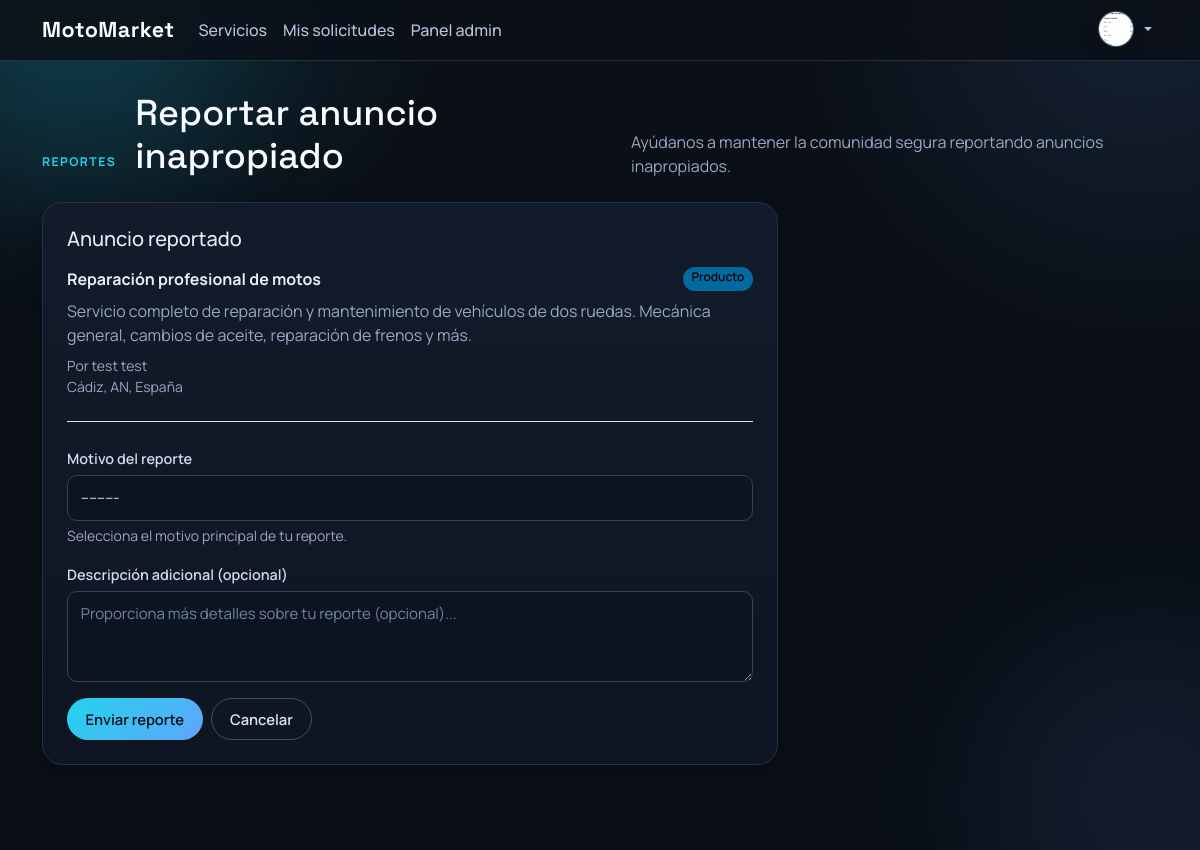
The app's page /servicios/4/report/ (signed in) with its own data.
### users/models.py (models this page shows, shortened)
class User(AbstractUser):
	class Role(models.TextChoices):
		CUSTOMER = 'customer', 'Cliente'
		PROFESSIONAL = 'professional', 'Profesional'
		ADMIN = 'admin', 'Administrador'
	email = models.EmailField(unique=True)
	role = models.CharField(max_length=20, choices=Role.choices, default=Role.CUSTOMER)
	must_change_password = models.BooleanField(default=False)
	@property
	def es_profesional(self):
		return self.role == self.Role.PROFESSIONAL
	@property
	def is_admin_account(self):
		return self.role == self.Role.ADMIN or self.is_superuser
	@property
	def es_admin(self):
		return self.is_admin_account

class Profile(models.Model):
	user = models.OneToOneField(settings.AUTH_USER_MODEL, on_delete=models.CASCADE, related_name='profile')
	phone = models.CharField(max_length=30, blank=True)
	city = models.CharField(max_length=120, blank=True)
	address = models.CharField(max_length=255, blank=True)
	bio = models.TextField(blank=True)
	avatar = models.ImageField(upload_to='avatars/', blank=True, null=True)
	avatar_url = models.URLField(blank=True)
	created_at = models.DateTimeField(auto_now_add=True)
	updated_at = models.DateTimeField(auto_now=True)

### services/models.py (models this page shows, shortened)
class Service(models.Model):
	professional = models.ForeignKey(
		settings.AUTH_USER_MODEL,
		on_delete=models.CASCADE,
		related_name='services',
	)
	category = models.ForeignKey(Category, on_delete=models.PROTECT, related_name='services')
	listing_type = models.CharField(max_length=80, default='Servicio')
	title = models.CharField(max_length=160)
	slug = models.SlugField(max_length=180, unique=True)
	image = models.ImageField(
		upload_to='services/',
		blank=True,
		null=True,
		validators=[FileExtensionValidator(['png', 'jpg', 'jpeg', 'webp'])],
	)
	description = models.TextField()
	city = models.CharField(max_length=120)
	location_place_id = models.CharField(max_length=255, blank=True)
	address = models.CharField(max_length=255, blank=True, default='')
	price_from = models.DecimalField(max_digits=10, decimal_places=2)
	cilindrada = models.PositiveIntegerField(null=True, blank=True)
	kilometros = models.PositiveIntegerField(null=True, blank=True)
	year = models.PositiveSmallIntegerField(null=True, blank=True)
	latitude = models.DecimalField(max_digits=9, decimal_places=6, null=True, blank=True)
	longitude = models.DecimalField(max_digits=9, decimal_places=6, null=True, blank=True)
	is_active = models.BooleanField(default=True)
	created_at = models.DateTimeField(auto_now_add=True)
	updated_at = models.DateTimeField(auto_now=True)
	class Meta:
		ordering = ['-created_at']
	def get_listing_type_display(self):
		value = (self.listing_type or '').strip()
		mapping = {
			'product': 'Producto',
			'service': 'Servicio',
		}
		return mapping.get(value.lower(), value)

### services/views.py (the view)
# urls.py: path('<int:pk>/report/', views.report_service, name='service_report'),
@login_required
def report_service(request, pk):
    service = get_object_or_404(Service, pk=pk, is_active=True)
    if request.method == 'POST':
        form = ServiceReportForm(request.POST)
        if form.is_valid():
            reporte = form.save(commit=False)
            reporte.service = service
            reporte.reporter = request.user
            reporte.save()
            messages.success(request, 'Reporte del anuncio enviado correctamente. Gracias por ayudarnos.')
            return redirect('services:service_detail', pk=service.pk)
    else:
        form = ServiceReportForm()
    return render(request, 'services/report_form.html', {'form': form, 'service': service})

### services/forms.py
class ServiceReportForm(forms.ModelForm):
    class Meta:
        model = ServiceReport
        fields = ('reason', 'description')
        labels = {
            'reason': 'Motivo del reporte',
            'description': 'Descripción adicional (opcional)',
        }
        widgets = {
            'reason': forms.Select(attrs={
                'class': 'form-select',
            }),
            'description': forms.Textarea(attrs={
                'class': 'form-control',
                'rows': 3,
                'placeholder': 'Proporciona más detalles sobre tu reporte (opcional)...',
            }),
        }
        help_texts = {
            'reason': 'Selecciona el motivo principal de tu reporte.',
        }

### templates/services/report_form.html (shortened to what this page needs)
{% extends 'base.html' %}
{% block content %}
<div class="section-header mb-4">
  <span class="eyebrow">Reportes</span>
  <h1 class="section-title">Reportar anuncio inapropiado</h1>
  <p class="section-lead">Ayúdanos a mantener la comunidad segura reportando anuncios inapropiados.</p>
</div>
<div class="row g-4">
  <div class="col-lg-8">
    <div class="card-glass p-4 mb-4">
      <h2 class="h5 mb-3">Anuncio reportado</h2>
      <article class="mb-4 pb-4 border-bottom">
        <div class="d-flex justify-content-between gap-3 flex-wrap">
          <strong>{{ service.title }}</strong>
          <span class="badge text-bg-info">{{ service.get_listing_type_display }}</span>
        </div>
        <p class="mb-0 mt-2 text-muted">{{ service.description|truncatechars:200 }}</p>
        <small class="d-block mt-2 text-muted">Por {{ service.professional.get_full_name|default:service.professional.username }}</small>
        <small class="d-block text-muted">{{ service.city }}</small>
      </article>
      <form method="post" class="row g-3" novalidate>
        <div class="col-12">
          <label class="form-label" for="id_reason">{{ form.reason.label }}</label>
          {{ form.reason }}
          {% if form.reason.help_text %}
          <small class="form-text text-muted d-block mt-1">{{ form.reason.help_text }}</small>
          {% endif %}
        </div>
        <div class="col-12">
          <label class="form-label" for="id_description">{{ form.description.label }}</label>
          {{ form.description }}
        </div>
        <div class="col-12 d-flex gap-2">
          <button class="btn btn-primary" type="submit">Enviar reporte</button>
          <a class="btn btn-outline-light" href="{% url 'services:service_detail' service.pk %}">Cancelar</a>
        </div>
      </form>
    </div>
  </div>
</div>
{% endblock %}

### templates/base.html (shortened to what this page needs)
{% load static %}
<!doctype html>
<html lang="es">
  <head>
    <link href="https://cdn.jsdelivr.net/npm/bootstrap@5.3.3/dist/css/bootstrap.min.css" rel="stylesheet">
    <link rel="stylesheet" href="{% static 'css/styles.css' %}?v=36">
  </head>
  <body class="app-shell">
    <div class="ambient ambient-1"></div>
    <div class="ambient ambient-2"></div>
    <nav class="navbar navbar-expand-lg navbar-dark site-nav">
      <div class="container">
        <a class="navbar-brand brand-mark" href="{% url 'services:service_list' %}">MotoMarket</a>
        <div class="collapse navbar-collapse" id="mainNav">
          <ul class="navbar-nav me-auto mb-2 mb-lg-0">
            <li class="nav-item"><a class="nav-link" href="{% url 'services:service_list' %}">Servicios</a></li>
            {% if user.is_authenticated %}
            <li class="nav-item"><a class="nav-link" href="{% url 'requests_app:request_history' %}">Mis solicitudes</a></li>
            {% endif %}
            {% if user.is_authenticated and user.es_admin %}
            <li class="nav-item"><a class="nav-link" href="{% url 'users:admin_dashboard' %}">Panel admin</a></li>
            {% endif %}
          </ul>
          <ul class="navbar-nav ms-auto">
            {% if user.is_authenticated %}
            <li class="nav-item dropdown dropdown-hover user-menu">
              <a class="nav-link dropdown-toggle user-avatar-toggle" href="#" role="button" data-bs-toggle="dropdown" aria-expanded="false">
                <span class="avatar-circle avatar-circle--sm user-avatar">
                  {% if user.profile.avatar %}
                  <img src="{{ user.profile.avatar.url }}" alt="Avatar de {{ user.get_full_name|default:user.username }}">
                  {% elif user.profile.avatar_url %}
                  <img src="{{ user.profile.avatar_url }}" alt="Avatar de {{ user.get_full_name|default:user.username }}">
                  {% else %}
                  <span>{{ user.username|slice:":1"|upper }}</span>
                  {% endif %}
                </span>
              </a>
            </li>
            {% else %}
            <li class="nav-item"><a class="nav-link" href="{% url 'users:register' %}">Registro</a></li>
            <li class="nav-item"><a class="nav-link" href="{% url 'login' %}">Entrar</a></li>
            {% endif %}
          </ul>
        </div>
      </div>
    </nav>
    <main class="container page-wrap">
      {% block content %}{% endblock %}
    </main>
  </body>
</html>

### records on screen
User: profile.avatar (picture)
Service: title "Reparación profesional de motos", listing_type "Producto", description "Servicio completo de reparación y mantenimiento de vehículos de dos ruedas. Mecánica general, cambios de aceite, reparación de frenos y más.", professional.get_full_name "test test", city "Cádiz, AN, España"
